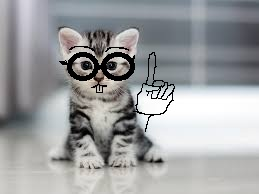
#> input picture COMVIS LAB SESI 01/images.jpg, 259 x 194 px
$ python open.py
#> lines starting #> are read from the running program, lines starting #| are printed output that depends on the picture; after the words box and inside, x2 and y2 are one past the last pixel; in counts of white or black regions, pixels touching at a corner belong together
import cv2
import numpy as np

cat = cv2.imread("images.jpg")
#> cat is the input picture: shape (194, 259, 3); mean B, G, R 161, 159.5, 158
# [9 lines of commented-out code are left out]

pixel = cat[100, 100]
#> pixel = [143, 152, 156]
print(pixel)
#| [143 152 156]
cat[1:50, 1:200] = [0, 255, 0]
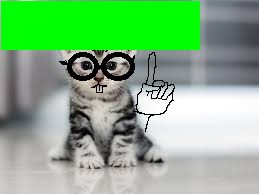
#> cat: shape (194, 259, 3); 19.41% of pixels changed, all inside (x1, y1, x2, y2) = (1, 1, 200, 50)
cv2.imshow('Cat', cat)
cv2.waitKey(0)
cv2.destroyAllWindows()
